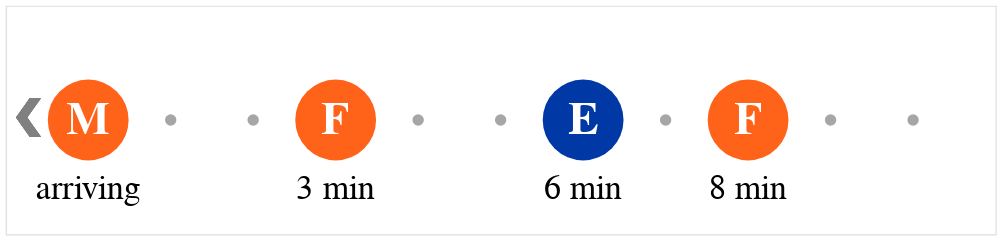

Write notebook code for a chart like this one.
### Markdown cell above
To show the direction, we simply placed the ASCII character "❮" in a particular location with matching color and size. This is again done using text marks. At this point, the core of the visualization is complete. We are able to see that the M train is arriving as it is on the left most dot (0 min arrival time). The F train will arrive next after 3 min. This is nice. However, it assumes the viewer already knows how to read the chart. We can improve the readability of the chart by adding in additional annotations.

## Annotations

The first annotation is the time to arrive. We add it as text below the subway line symbol so people who see the chart for the first time can still figure out the exact time to arrive. This is done again using simple text marks.

### Code cell
time_label = alt.Chart(df).mark_text(color="black", fontSize=30, font="Helvetica").encode(
    x=alt.X("arrival_time:Q", axis=None, scale=x_scale),
    y=alt.value(160),
    text=alt.condition(alt.datum.arrival_time == 0, alt.value("arriving"), "time:N"))\
.transform_calculate(time="datum.arrival_time + ' min'")
background + dir_label + arrival_time + line_label + time_label

### Figure 1 — Vega-Lite specification as saved in the notebook (floating-point values rounded to 4 significant figures)
{"config": {"view": {"continuousWidth": 300, "continuousHeight": 300}}, "layer": [{"data": {"name": "data-86d6f38c8b20d58d95ba72d6233cf50d"}, "mark": {"type": "circle", "color": "gray", "size": 100}, "encoding": {"x": {"axis": null, "field": "x", "scale": {"domain": [-1, 11]}, "type": "quantitative"}}}, {"data": {"name": "data-82662388ea5a5d374cd72822197f68d3"}, "mark": {"type": "text", "color": "gray", "font": "Helvetica", "fontSize": 50, "fontStyle": "bold"}, "encoding": {"text": {"value": "❮"}, "x": {"value": 20}, "y": {"value": 100}}}, {"data": {"name": "data-82662388ea5a5d374cd72822197f68d3"}, "mark": {"type": "circle", "opacity": 1, "size": 5000}, "encoding": {"color": {"field": "color", "scale": null, "type": "nominal"}, "x": {"axis": null, "field": "arrival_time", "scale": {"domain": [-1, 11]}, "type": "quantitative"}}, "transform": [{"lookup": "line", "from": {"data": {"name": "data-5b10a4fa19ed17cb7ded508c40bc33e6"}, "key": "line", "fields": ["color"]}}]}, {"data": {"name": "data-82662388ea5a5d374cd72822197f68d3"}, "mark": {"type": "text", "color": "white", "font": "Helvetica", "fontSize": 40, "fontStyle": "bold"}, "encoding": {"text": {"field": "line", "type": "nominal"}, "x": {"axis": null, "field": "arrival_time", "scale": {"domain": [-1, 11]}, "type": "quantitative"}}}, {"data": {"name": "data-82662388ea5a5d374cd72822197f68d3"}, "mark": {"type": "text", "color": "black", "font": "Helvetica", "fontSize": 30}, "encoding": {"text": {"condition": {"test": "(datum.arrival_time === 0)", "value": "arriving"}, "field": "time", "type": "nominal"}, "x": {"axis": null, "field": "arrival_time", "scale": {"domain": [-1, 11]}, "type": "quantitative"}, "y": {"value": 160}}, "transform": [{"calculate": "datum.arrival_time + ' min'", "as": "time"}]}], "height": 200, "width": 866, "$schema": "https://vega.github.io/schema/vega-lite/v5.8.0.json", "datasets": {"data-86d6f38c8b20d58d95ba72d6233cf50d": [{"x": 0}, {"x": 1}, {"x": 2}, {"x": 3}, {"x": 4}, {"x": 5}, {"x": 6}, {"x": 7}, {"x": 8}, {"x": 9}, {"x": 10}], "data-82662388ea5a5d374cd72822197f68d3": [{"line": "F", "arrival_time": 3, "destination": "Jamaica-179 St"}, {"line": "F", "arrival_time": 8, "destination": "Kings Hwy"}, {"line": "E", "arrival_time": 6, "destination": "Jamaica-179 St"}, {"line": "M", "arrival_time": 0, "destination": "Forest Hills-71 Av"}], "data-5b10a4fa19ed17cb7ded508c40bc33e6": [{"line": "E", "color": "#0039a6"}, {"line": "F", "color": "#ff6319"}, {"line": "M", "color": "#ff6319"}]}}
